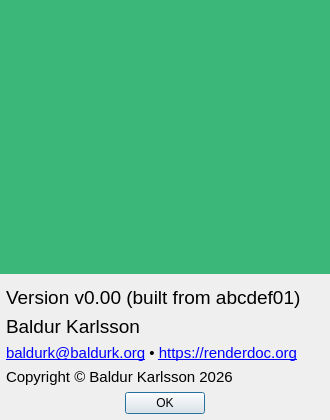
<?xml version="1.0" encoding="UTF-8"?>
<ui version="4.0">
 <class>AboutDialog</class>
 <widget class="QDialog" name="AboutDialog">
  <property name="geometry">
   <rect>
    <x>0</x>
    <y>0</y>
    <width>534</width>
    <height>447</height>
   </rect>
  </property>
  <property name="windowTitle">
   <string>About</string>
  </property>
  <layout class="QVBoxLayout" name="verticalLayout">
   <property name="sizeConstraint">
    <enum>QLayout::SetFixedSize</enum>
   </property>
   <property name="leftMargin">
    <number>0</number>
   </property>
   <property name="topMargin">
    <number>0</number>
   </property>
   <property name="rightMargin">
    <number>0</number>
   </property>
   <property name="bottomMargin">
    <number>0</number>
   </property>
   <item>
    <widget class="QFrame" name="frame">
     <property name="palette">
      <palette>
       <active>
        <colorrole role="WindowText">
         <brush brushstyle="SolidPattern">
          <color alpha="255">
           <red>255</red>
           <green>255</green>
           <blue>255</blue>
          </color>
         </brush>
        </colorrole>
        <colorrole role="Base">
         <brush brushstyle="SolidPattern">
          <color alpha="255">
           <red>255</red>
           <green>255</green>
           <blue>255</blue>
          </color>
         </brush>
        </colorrole>
        <colorrole role="Window">
         <brush brushstyle="SolidPattern">
          <color alpha="255">
           <red>59</red>
           <green>183</green>
           <blue>121</blue>
          </color>
         </brush>
        </colorrole>
       </active>
       <inactive>
        <colorrole role="WindowText">
         <brush brushstyle="SolidPattern">
          <color alpha="255">
           <red>255</red>
           <green>255</green>
           <blue>255</blue>
          </color>
         </brush>
        </colorrole>
        <colorrole role="Base">
         <brush brushstyle="SolidPattern">
          <color alpha="255">
           <red>255</red>
           <green>255</green>
           <blue>255</blue>
          </color>
         </brush>
        </colorrole>
        <colorrole role="Window">
         <brush brushstyle="SolidPattern">
          <color alpha="255">
           <red>59</red>
           <green>183</green>
           <blue>121</blue>
          </color>
         </brush>
        </colorrole>
       </inactive>
       <disabled>
        <colorrole role="WindowText">
         <brush brushstyle="SolidPattern">
          <color alpha="255">
           <red>106</red>
           <green>104</green>
           <blue>100</blue>
          </color>
         </brush>
        </colorrole>
        <colorrole role="Base">
         <brush brushstyle="SolidPattern">
          <color alpha="255">
           <red>59</red>
           <green>183</green>
           <blue>121</blue>
          </color>
         </brush>
        </colorrole>
        <colorrole role="Window">
         <brush brushstyle="SolidPattern">
          <color alpha="255">
           <red>59</red>
           <green>183</green>
           <blue>121</blue>
          </color>
         </brush>
        </colorrole>
       </disabled>
      </palette>
     </property>
     <property name="autoFillBackground">
      <bool>true</bool>
     </property>
     <layout class="QHBoxLayout" name="horizontalLayout">
      <property name="leftMargin">
       <number>20</number>
      </property>
      <property name="rightMargin">
       <number>20</number>
      </property>
      <item>
       <widget class="QLabel" name="rdocName">
        <property name="palette">
         <palette>
          <active/>
          <inactive/>
          <disabled/>
         </palette>
        </property>
        <property name="font">
         <font>
          <pointsize>36</pointsize>
         </font>
        </property>
        <property name="text">
         <string/>
        </property>
       </widget>
      </item>
      <item>
       <widget class="QLabel" name="rdocLogo">
        <property name="sizePolicy">
         <sizepolicy hsizetype="Fixed" vsizetype="Fixed">
          <horstretch>0</horstretch>
          <verstretch>0</verstretch>
         </sizepolicy>
        </property>
        <property name="minimumSize">
         <size>
          <width>256</width>
          <height>256</height>
         </size>
        </property>
        <property name="maximumSize">
         <size>
          <width>256</width>
          <height>256</height>
         </size>
        </property>
        <property name="text">
         <string/>
        </property>
        <property name="pixmap">
         <pixmap resource="../../Resources/resources.qrc">:/logo.svg</pixmap>
        </property>
        <property name="scaledContents">
         <bool>true</bool>
        </property>
       </widget>
      </item>
     </layout>
    </widget>
   </item>
   <item>
    <layout class="QVBoxLayout" name="verticalLayout_2">
     <property name="leftMargin">
      <number>6</number>
     </property>
     <property name="topMargin">
      <number>6</number>
     </property>
     <property name="rightMargin">
      <number>6</number>
     </property>
     <property name="bottomMargin">
      <number>6</number>
     </property>
     <item>
      <widget class="QLabel" name="version">
       <property name="font">
        <font>
         <pointsize>14</pointsize>
        </font>
       </property>
       <property name="text">
        <string>Version v0.00 (built from abcdef01)</string>
       </property>
       <property name="textFormat">
        <enum>Qt::RichText</enum>
       </property>
       <property name="openExternalLinks">
        <bool>true</bool>
       </property>
      </widget>
     </item>
     <item>
      <widget class="QLabel" name="owner">
       <property name="font">
        <font>
         <pointsize>14</pointsize>
        </font>
       </property>
       <property name="text">
        <string>Baldur Karlsson</string>
       </property>
      </widget>
     </item>
     <item>
      <widget class="QLabel" name="contact">
       <property name="font">
        <font>
         <pointsize>11</pointsize>
        </font>
       </property>
       <property name="text">
        <string>&lt;a href='mailto:baldurk@baldurk.org'&gt;baldurk@baldurk.org&lt;/a&gt;
&amp;bull;
&lt;a href='https://renderdoc.org/'&gt;https://renderdoc.org&lt;/a&gt;</string>
       </property>
       <property name="textFormat">
        <enum>Qt::RichText</enum>
       </property>
       <property name="openExternalLinks">
        <bool>true</bool>
       </property>
      </widget>
     </item>
     <item>
      <widget class="QLabel" name="copyright">
       <property name="font">
        <font>
         <pointsize>11</pointsize>
        </font>
       </property>
       <property name="text">
        <string>Copyright &amp;copy; Baldur Karlsson 2026</string>
       </property>
       <property name="textFormat">
        <enum>Qt::RichText</enum>
       </property>
      </widget>
     </item>
     <item>
      <widget class="QDialogButtonBox" name="buttonBox">
       <property name="orientation">
        <enum>Qt::Horizontal</enum>
       </property>
       <property name="standardButtons">
        <set>QDialogButtonBox::Ok</set>
       </property>
       <property name="centerButtons">
        <bool>true</bool>
       </property>
      </widget>
     </item>
    </layout>
   </item>
  </layout>
 </widget>
 <resources>
  <include location="../../Resources/resources.qrc"/>
 </resources>
 <connections>
  <connection>
   <sender>buttonBox</sender>
   <signal>accepted()</signal>
   <receiver>AboutDialog</receiver>
   <slot>accept()</slot>
   <hints>
    <hint type="sourcelabel">
     <x>20</x>
     <y>20</y>
    </hint>
    <hint type="destinationlabel">
     <x>20</x>
     <y>20</y>
    </hint>
   </hints>
  </connection>
  <connection>
   <sender>buttonBox</sender>
   <signal>rejected()</signal>
   <receiver>AboutDialog</receiver>
   <slot>reject()</slot>
   <hints>
    <hint type="sourcelabel">
     <x>20</x>
     <y>20</y>
    </hint>
    <hint type="destinationlabel">
     <x>20</x>
     <y>20</y>
    </hint>
   </hints>
  </connection>
 </connections>
</ui>
